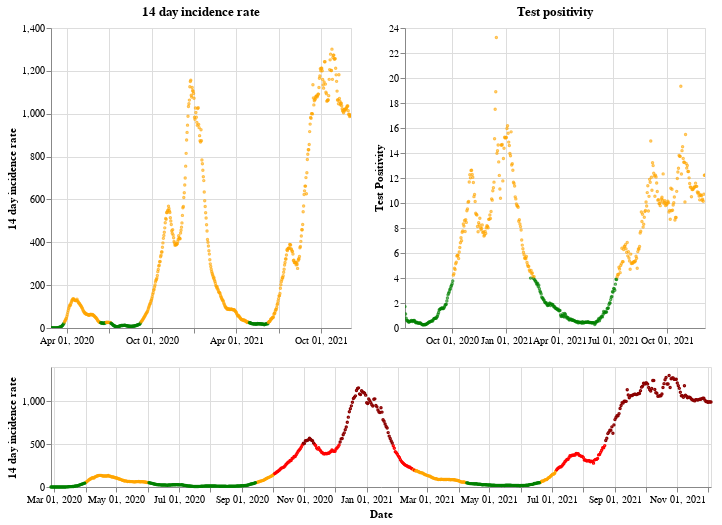

Notebook source saved alongside this figure:
### Markdown cell above
## Wales

### Code cell
plot_traffic_light('Wales')

### Figure 1 — Vega-Lite specification as saved in the notebook (floating-point values rounded to 4 significant figures; data arrays with more than 128 entries replaced by an {"elided": "..."} marker saying what was removed)
{"config": {"view": {"continuousWidth": 400, "continuousHeight": 300}}, "vconcat": [{"hconcat": [{"mark": {"type": "point", "size": 2}, "encoding": {"color": {"condition": {"value": "green", "test": "(datum.twoWeeklyCasesRate <= 25)"}, "value": "orange"}, "tooltip": [{"type": "nominal", "field": "areaName"}, {"type": "temporal", "field": "date"}, {"type": "quantitative", "field": "twoWeeklyCasesRate"}, {"type": "quantitative", "field": "testPositivity"}], "x": {"type": "temporal", "axis": {"title": ""}, "field": "date", "scale": {"domain": {"selection": "DateBrush"}}, "timeUnit": "yearmonthdate"}, "y": {"type": "quantitative", "axis": {"title": "14 day incidence rate"}, "field": "twoWeeklyCasesRate"}}, "title": "14 day incidence rate", "width": 300}, {"mark": {"type": "point", "size": 2}, "encoding": {"color": {"condition": {"value": "green", "test": "(datum.testPositivity <= 4)"}, "value": "orange"}, "tooltip": [{"type": "nominal", "field": "areaName"}, {"type": "temporal", "field": "date"}, {"type": "quantitative", "field": "twoWeeklyCasesRate"}, {"type": "quantitative", "field": "testPositivity"}], "x": {"type": "temporal", "axis": {"title": ""}, "field": "date", "scale": {"domain": {"selection": "DateBrush"}}, "timeUnit": "yearmonthdate"}, "y": {"type": "quantitative", "axis": {"title": "Test Positivity"}, "field": "testPositivity"}}, "title": "Test positivity", "width": 300}]}, {"layer": [{"mark": {"type": "point", "size": 2}, "encoding": {"color": {"condition": {"value": "orange", "test": "(((datum.testPositivity < 4) && (datum.twoWeeklyCasesRate >= 50)) && (datum.twoWeeklyCasesRate < 200))"}, "value": "red"}, "opacity": {"condition": {"value": 1, "test": "((datum.twoWeeklyCasesRate >= 50) && (datum.twoWeeklyCasesRate < 500))"}, "value": 0}, "tooltip": [{"type": "nominal", "field": "areaName"}, {"type": "temporal", "field": "date"}, {"type": "quantitative", "field": "twoWeeklyCasesRate"}, {"type": "quantitative", "field": "testPositivity"}], "x": {"type": "temporal", "axis": {"title": "Date"}, "field": "date", "timeUnit": "yearmonthdate"}, "y": {"type": "quantitative", "axis": {"title": "14 day incidence rate"}, "field": "twoWeeklyCasesRate"}}, "selection": {"DateBrush": {"type": "interval", "encodings": ["x"], "fields": ["Time"]}}}, {"mark": {"type": "point", "size": 2}, "encoding": {"color": {"value": "darkred"}, "opacity": {"condition": {"value": 1, "test": "(datum.twoWeeklyCasesRate >= 500)"}, "value": 0}, "tooltip": [{"type": "nominal", "field": "areaName"}, {"type": "temporal", "field": "date"}, {"type": "quantitative", "field": "twoWeeklyCasesRate"}, {"type": "quantitative", "field": "testPositivity"}], "x": {"type": "temporal", "axis": {"title": "Date"}, "field": "date", "timeUnit": "yearmonthdate"}, "y": {"type": "quantitative", "axis": {"title": "14 day incidence rate"}, "field": "twoWeeklyCasesRate"}}}, {"mark": {"type": "point", "size": 2}, "encoding": {"color": {"condition": {"value": "green", "test": "((datum.testPositivity < 4) && (datum.twoWeeklyCasesRate < 50))"}, "value": "orange"}, "opacity": {"condition": {"value": 1, "test": "(datum.twoWeeklyCasesRate < 50)"}, "value": 0}, "tooltip": [{"type": "nominal", "field": "areaName"}, {"type": "temporal", "field": "date"}, {"type": "quantitative", "field": "twoWeeklyCasesRate"}, {"type": "quantitative", "field": "testPositivity"}], "x": {"type": "temporal", "axis": {"title": "Date"}, "field": "date", "timeUnit": "yearmonthdate"}, "y": {"type": "quantitative", "axis": {"title": "14 day incidence rate"}, "field": "twoWeeklyCasesRate"}}}], "height": 120, "width": 660}], "data": {"name": "data-b1ca60eaddf831ba4c4d8eb1786a232d"}, "$schema": "https://vega.github.io/schema/vega-lite/v4.8.1.json", "datasets": {"data-b1ca60eaddf831ba4c4d8eb1786a232d": {"elided": "647 records"}}}
